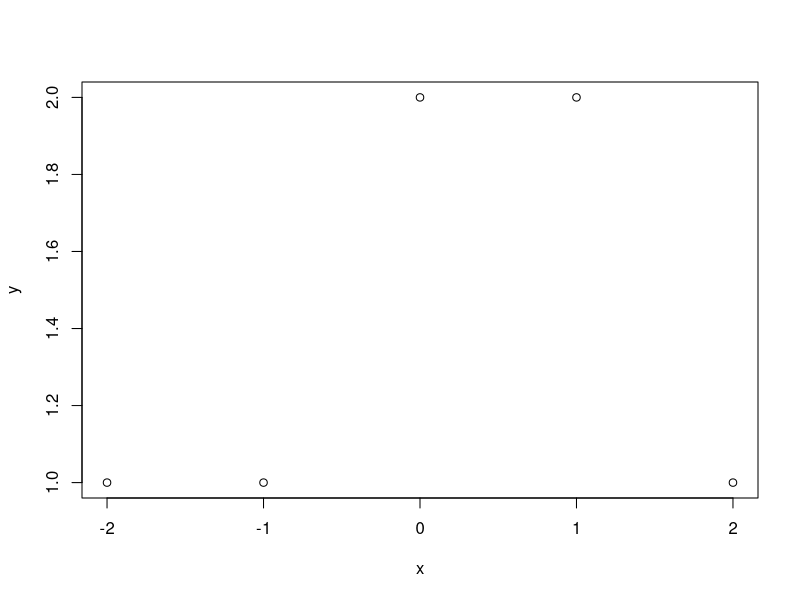

Here is the R script that generated this plot:
## ---- chunk 1
x = -2:2
y = c(1 + 0 + 0, # x = -2
      1 + 0 + 0, # x = -1
      1 + 1 + 0, # x = 0
      1 + (1-0) + 0, # x = 1
      1 + (1-1) + 0 # x =2
      )
plot(x,y)
